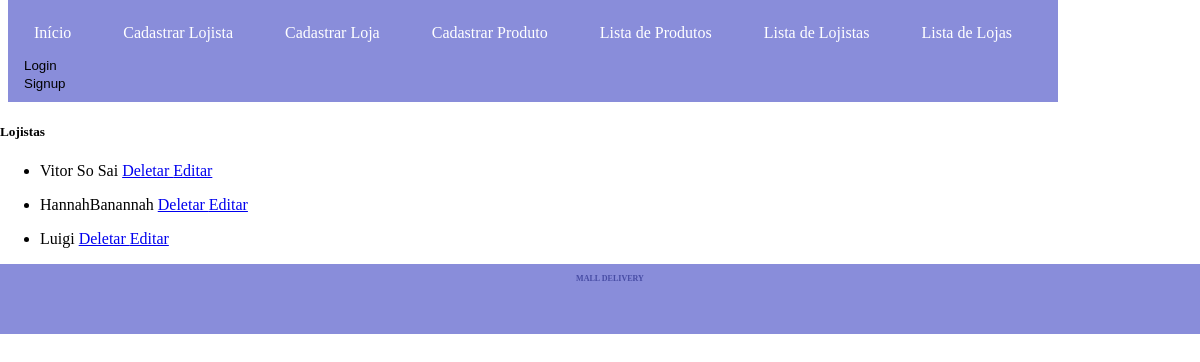
/lista_lojista/, run on the app's committed database.
### app_mall/models.py (models this page shows, shortened)
class Lojista(models.Model):
    nome = models.CharField(max_length=100)
    CPF = models.CharField(max_length=11)
    telefone = models.CharField(max_length=20)
    email = models.EmailField(unique=True)

### app_mall/views.py (the view)
# urls.py: path('lista_lojista/', views.LojistaList.as_view(), name='lista_lojista'),
class LojistaList(ListView):
    model = Lojista
    template_name = "app_mall/lista_lojista.html"
    context_object_name = 'lojistas'

### app_mall/templates/app_mall/lista_lojista.html
{% extends "base.html" %}
{% block content %}
<h5>Lojistas</h5>
<ul>
    {% for lojista in lojistas %}
    <li>
        <div>
            <p>{{ lojista.nome }} <a href="{% url 'deletar_lojista' lojista.pk %}"> Deletar </a>
                <a href="{% url 'update_lojista' lojista.pk %}">Editar</a> </p>
        </div>
    </li>
    {% endfor %}
</ul>
{% endblock %}

### app_mall/templates/base.html (style rules this page uses)
body { width: 100%; display: ruby; }

### data on the page
Lojista: nome "Vitor So Sai"
Lojista: nome "HannahBanannah"
Lojista: nome "Luigi"
